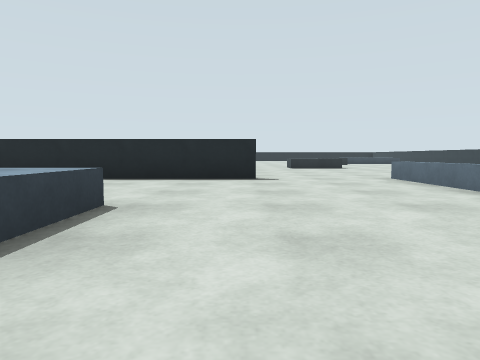
view 1 (above)

24 first-person views from a walk through a Gazebo world. The camera is 0.72 m above the floor, tilts 4° down and sees 70° across. The floor is counted in squares, 2 m on a side. Each view is taken from the middle of a square. On the plan, view 1 faces up. The plan holds only what a view shows up to about 9 squares ahead; the rest is blank.

view 2
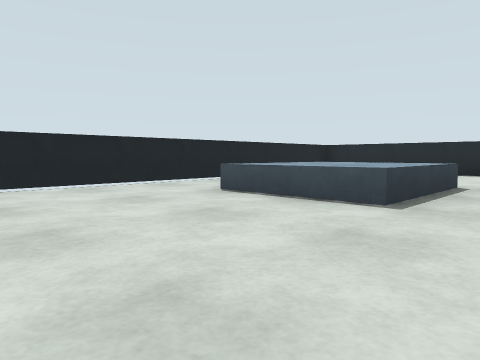

view 3
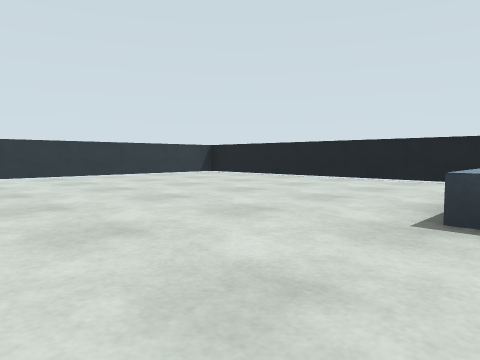

view 4
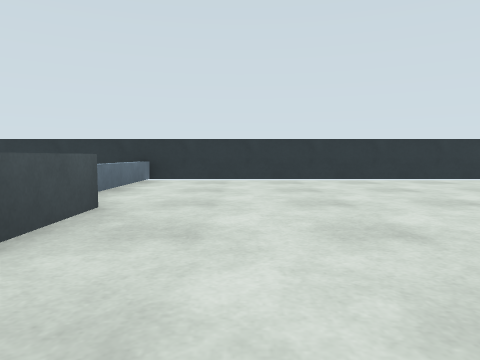

view 5
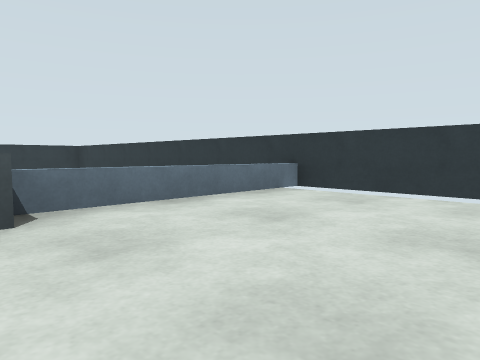

view 6
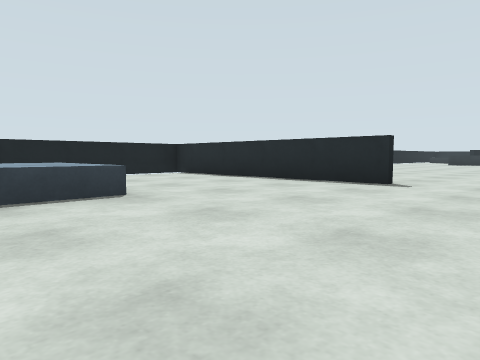

view 7
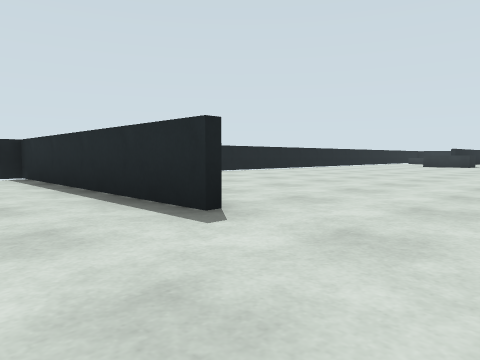

view 8
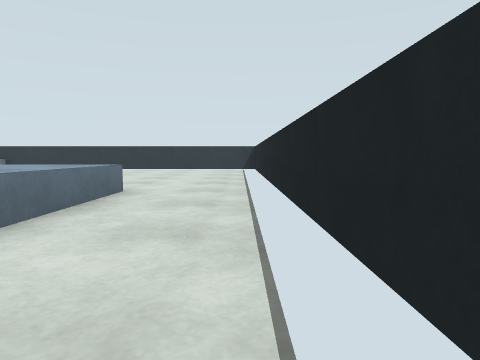

view 9
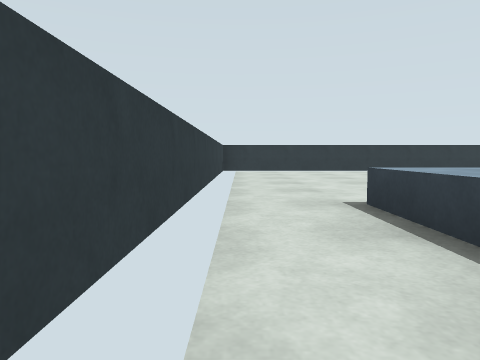

view 10
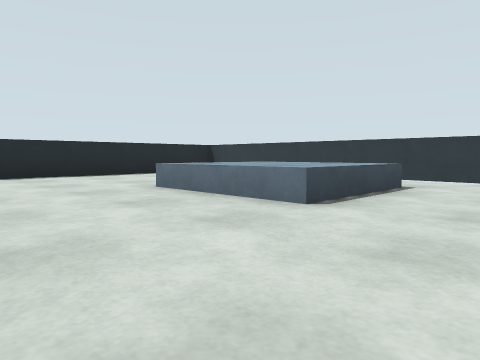

view 11
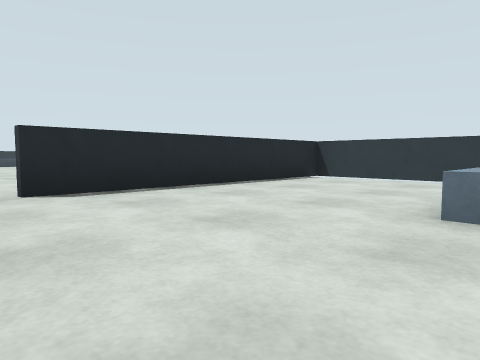

view 12
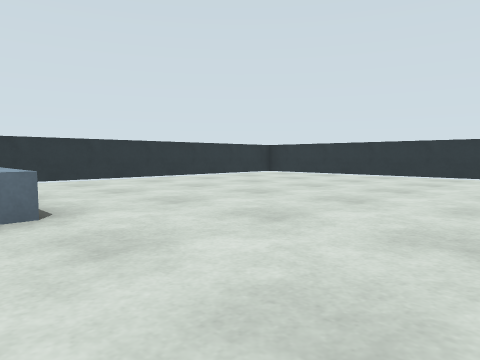

view 13
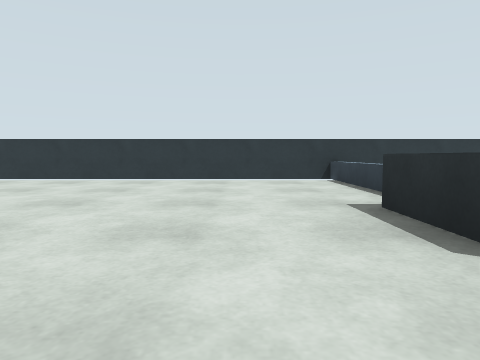

view 14
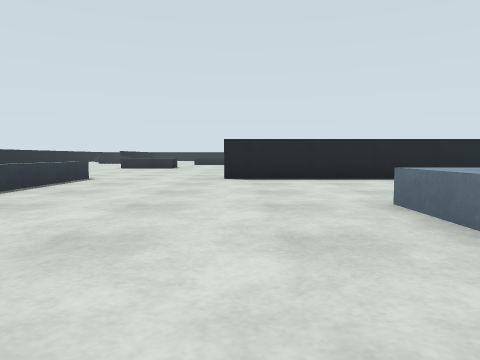

view 15
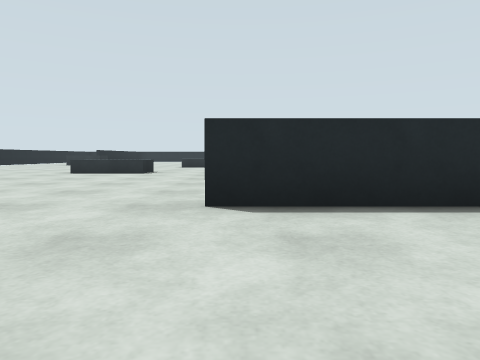

view 16
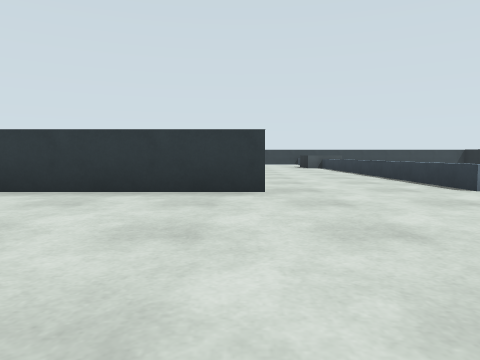

view 17
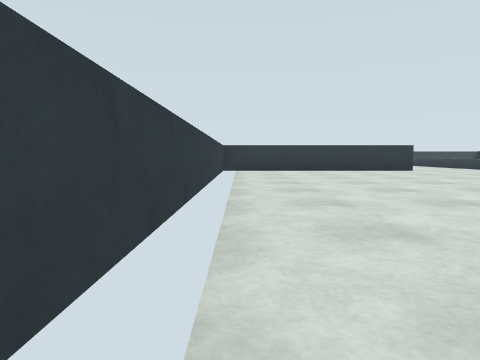

view 18
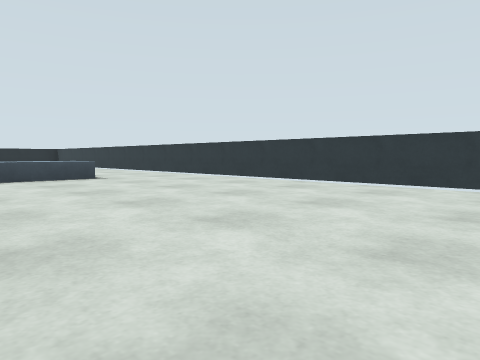

view 19
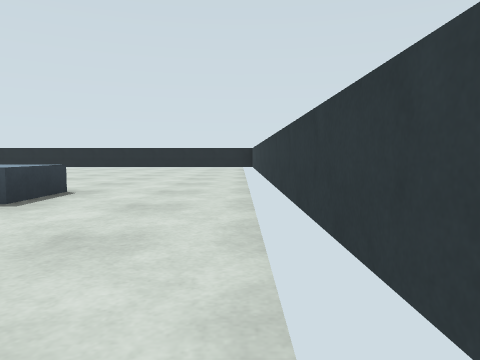

view 20
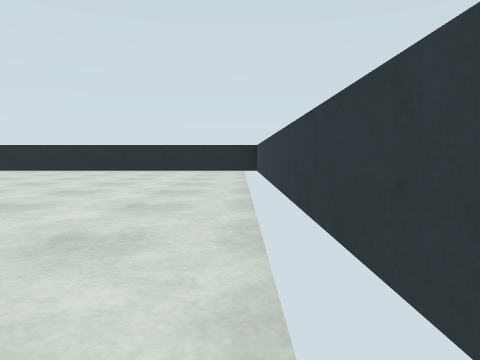

view 21
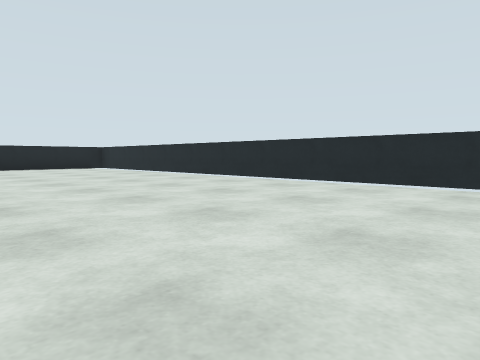

view 22
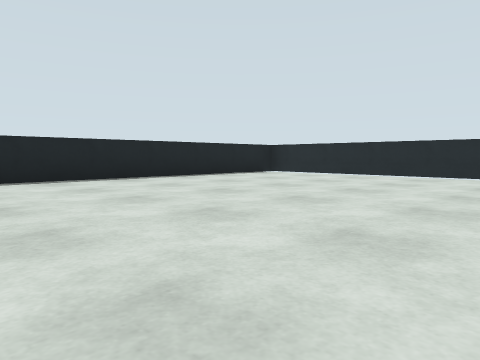

view 23
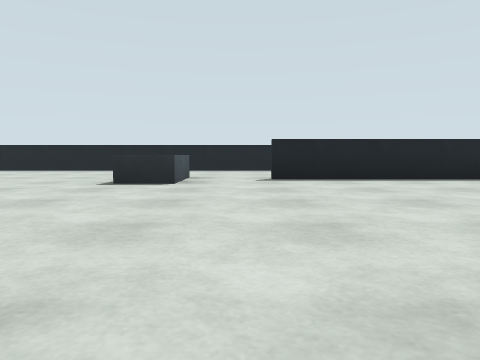

view 24
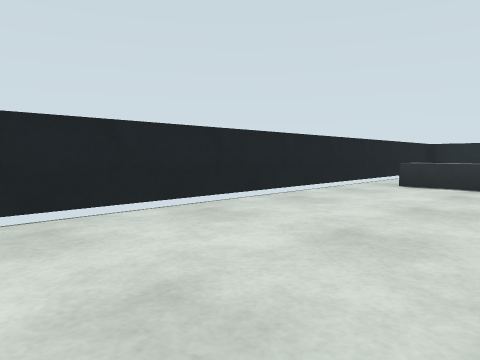

### Floor plan
Ten units are one square. View 1 is at (0, 0); x grows to the right and y downward. Boxes are objects, and circles mark ways between rooms. Rooms are numbered by the first view taken in them; rooms with no view inside come last. Other rooms are left out.
<svg viewBox="-49 -249 149 309">
<path fill="none" stroke="#000" d="M4 -54 -44 -54 -44 54 30 54M24 -34 24 -55M24 55 24 24M30 54 94 54 94 -54 48 -54M26 34 26 55M26 -55 26 0M-44 -104 -44 -98M94 -210 94 -222M94 -89 94 -209M94 -82 94 -88M46 -56 95 -56M-34 -244 -44 -244 -44 -121M95 -244 -13 -244 -13 -185"/>
<rect x="-25" y="-25" width="20" height="20" fill="#bbb"><title>blue box</title></rect>
<rect x="15" y="5" width="20" height="20" fill="#bbb"><title>grey box</title></rect>
<rect x="65" y="-25" width="20" height="20" fill="#bbb"><title>blue box</title></rect>
<rect x="-35" y="-205" width="20" height="10" fill="#bbb"><title>counter</title></rect>
<rect x="-15" y="-175" width="10" height="10" fill="#bbb"><title>grey box</title></rect>
<rect x="15" y="-115" width="20" height="20" fill="#bbb"><title>grey box</title></rect>
<rect x="45" y="-165" width="30" height="10" fill="#bbb"><title>blue box</title></rect>
<circle cx="15" cy="-50" r="3" fill="#2a7"/>
<circle cx="40" cy="-50" r="3" fill="#2a7"/>
<text x="-10" y="0">1</text>
<text x="60" y="0">2</text>
<text x="30" y="-150">3</text>
</svg>
Room 1 opens to room 3. Room 2 opens to room 3.

Where each view was taken, in squares from view 1:
view 1: 0 up, 0 right, facing up
view 2: 2 down, 0 right, facing up-left
view 3: 1 up, 1 right, facing down-left
view 4: 0 up, 1 right, facing down
view 5: 2 down, 0 right, facing down-right
view 6: 1 up, 2 right, facing up-left
view 7: 4 up, 2 right, facing up-left
view 8: 4 up, 4 left, facing down
view 9: 3 up, 9 right, facing down
view 10: 1 down, 4 right, facing up-right
view 11: 2 up, 4 right, facing up-right
view 12: 1 up, 4 right, facing down-right
view 13: 0 up, 4 right, facing down
view 14: 0 up, 5 right, facing up
view 15: 3 up, 5 right, facing up
view 16: 9 up, 5 right, facing down
view 17: 14 up, 9 right, facing down
view 18: 10 up, 5 right, facing up-right
view 19: 13 up, 9 right, facing up
view 20: 16 up, 9 right, facing up
view 21: 20 up, 9 right, facing up-left
view 22: 18 up, 4 right, facing up-left
view 23: 18 up, 4 right, facing left
view 24: 16 up, 2 left, facing up-left
